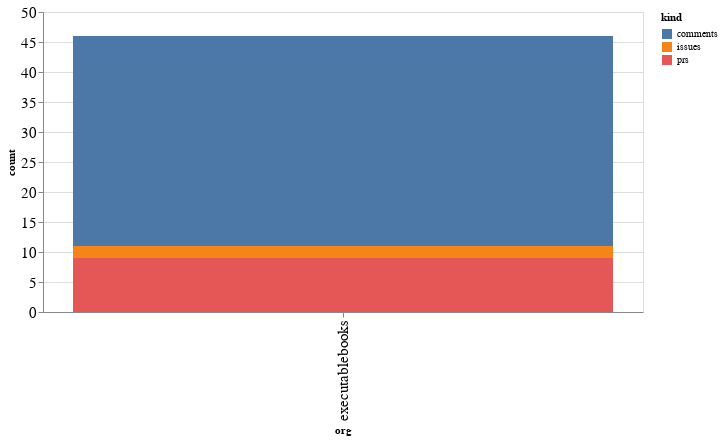

Write notebook code for a chart like this one.
### Code cell
alt.Chart(org_summaries, width=600).mark_bar().encode(
    x='org',
    y='count',
    color='kind',
    tooltip="org"
)

### Figure 1 — Vega-Lite specification as saved in the notebook (floating-point values rounded to 4 significant figures)
{"config": {"axisLeft": {"labelFontSize": 15}, "axisBottom": {"labelFontSize": 15}}, "data": {"name": "data-ba06924075927fa86cf13bf3ad4b1b4f"}, "mark": "bar", "encoding": {"color": {"type": "nominal", "field": "kind"}, "tooltip": {"type": "nominal", "field": "org"}, "x": {"type": "nominal", "field": "org"}, "y": {"type": "quantitative", "field": "count"}}, "width": 600, "$schema": "https://vega.github.io/schema/vega-lite/v4.8.1.json", "datasets": {"data-ba06924075927fa86cf13bf3ad4b1b4f": [{"org": "executablebooks", "kind": "comments", "count": 35}, {"org": "executablebooks", "kind": "issues", "count": 2}, {"org": "executablebooks", "kind": "prs", "count": 9}]}}
